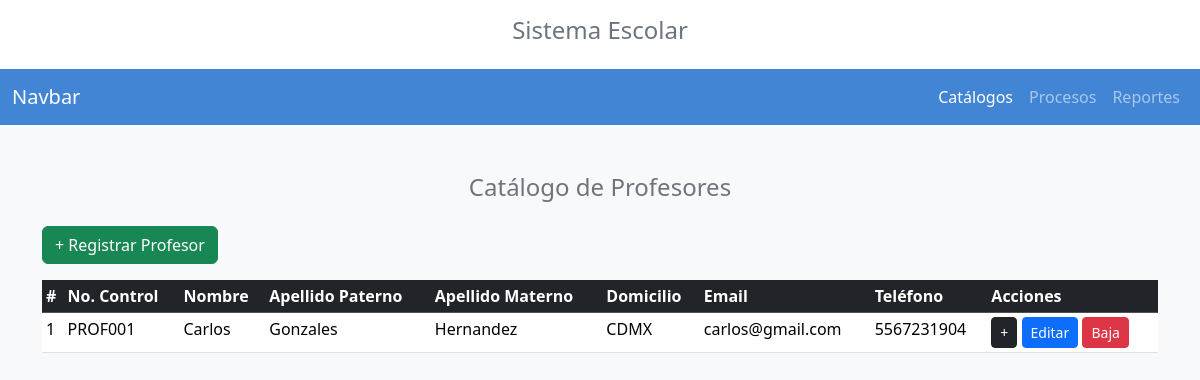
The app's page /catalogos/crud/crudprofesores.php with its own data.
### tables this page shows
CREATE TABLE `profesores` (
  `nocontrol_prof` varchar(15) DEFAULT NULL,
  `nombre_prof` varchar(15) DEFAULT NULL,
  `apaterno_prof` varchar(15) DEFAULT NULL,
  `amaterno_prof` varchar(15) DEFAULT NULL,
  `dom_prof` varchar(80) DEFAULT NULL,
  `mail_prof` varchar(50) DEFAULT NULL,
  `tel_prof` varchar(35) DEFAULT NULL
);

### catalogos/crud/crudprofesores.php (the view, shortened to what this page needs)
<?php
include("../../conexion.php");
$resultado = $conexion->query("SELECT nocontrol_prof, nombre_prof, apaterno_prof, amaterno_prof, dom_prof, mail_prof, tel_prof FROM profesores");
$profesores = $resultado->fetch_all(MYSQLI_ASSOC);
?>
<!DOCTYPE html>
<html lang="es">
<head>
    <link href="https://cdn.jsdelivr.net/npm/bootstrap@5.3.3/dist/css/bootstrap.min.css"
          rel="stylesheet">
</head>
<body class="bg-light">
<div class="container-fluid bg-white text-center py-3">
    <h4 class="text-secondary">
        Sistema Escolar
    </h4>
</div>
<nav class="navbar navbar-expand-lg navbar-dark"
     style="background-color: #4285d4;">
    <div class="container-fluid">
        <a class="navbar-brand" href="#">
            Navbar
        </a>
        <div class="navbar-nav">
            <a class="nav-link active"
               href="crudprofesores.php">
                Catálogos
            </a>
            <a class="nav-link" href="#">
                Procesos
            </a>
            <a class="nav-link" href="#">
                Reportes
            </a>
        </div>
    </div>
</nav>
<div class="container mt-5">
    <h4 class="text-center text-secondary mb-4">
        Catálogo de Profesores
    </h4>
    <div class="mb-3">
        <a href="../../registro/profesores.php"
           class="btn btn-success">
            + Registrar Profesor
        </a>
    </div>
    <div class="table-responsive">
        <table class="table table-sm table-hover">
            <thead class="table-dark">
                <tr>
                    <th>#</th>
                    <th>No. Control</th>
                    <th>Nombre</th>
                    <th>Apellido Paterno</th>
                    <th>Apellido Materno</th>
                    <th>Domicilio</th>
                    <th>Email</th>
                    <th>Teléfono</th>
                    <th>Acciones</th>
                </tr>
            </thead>
            <tbody>
                <?php foreach ($profesores as $indice => $profesor) { ?>
                    <tr>
                        <td>
                            <?php echo $indice + 1; ?>
                        </td>
                        <td>
                            <?php echo htmlspecialchars($profesor["nocontrol_prof"]); ?>
                        </td>
                        <td>
                            <?php echo htmlspecialchars($profesor["nombre_prof"]); ?>
                        </td>
                        <td>
                            <?php echo htmlspecialchars($profesor["apaterno_prof"]); ?>
                        </td>
                        <td>
                            <?php echo htmlspecialchars($profesor["amaterno_prof"]); ?>
                        </td>
                        <td>
                            <?php echo htmlspecialchars($profesor["dom_prof"]); ?>
                        </td>
                        <td>
                            <?php echo htmlspecialchars($profesor["mail_prof"]); ?>
                        </td>
                        <td>
                            <?php echo htmlspecialchars($profesor["tel_prof"]); ?>
                        </td>
                        <td>
                            <a href="../../registro/profesores.php"
                               class="btn btn-dark btn-sm">
                                +
                            </a>
                            <a href="../../modificacion/modif_profesor.php?nocontrol=<?php echo urlencode($profesor["nocontrol_prof"]); ?>"
                               class="btn btn-primary btn-sm">
                                Editar
                            </a>
                            <a href="../../baja/baja_profesor.php?nocontrol=<?php echo urlencode($profesor["nocontrol_prof"]); ?>"
                               class="btn btn-danger btn-sm">
                                Baja
                            </a>
                        </td>
                    </tr>
                <?php } ?>
            </tbody>
        </table>
    </div>
</div>
</body>
</html>

### records on screen
profesores: nocontrol_prof "PROF001", nombre_prof "Carlos", apaterno_prof "Gonzales", amaterno_prof "Hernandez", dom_prof "CDMX", mail_prof "carlos@gmail.com", tel_prof "5567231904"
